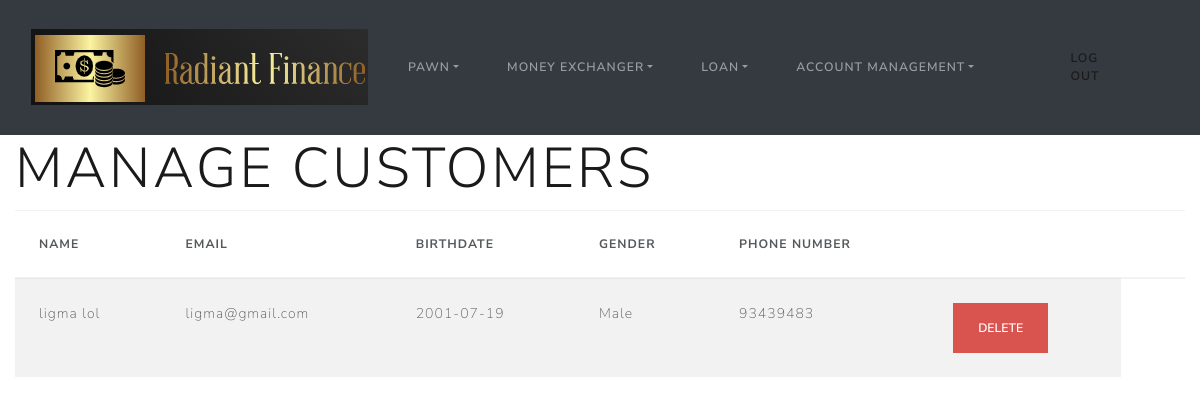
The app's page /manageCustomer (signed in) with its own data.
### __init__.py (models this page shows)
class User(db.Model, UserMixin):
    id = db.Column(db.Integer, primary_key=True)
    name = db.Column(db.String(20), nullable=False)
    gender = db.Column(db.String(1), nullable=False)
    phone = db.Column(db.String(8), nullable=False)
    birthdate = db.Column(db.Date, nullable=False)
    email = db.Column(db.String(30), nullable=False)
    password = db.Column(db.String(100), nullable=False)
    role = db.Column(db.Integer, nullable=False)
    passwordChange=db.Column(db.Date, nullable=False)

### __init__.py (the view)
@app.route('/manageCustomer', methods=['GET', 'POST'])
@login_required
def manage_customers():
    return render_template('manageCustomer.html', Users=User.query.all())

### __init__.py (called while the page is built)
@login_manager.user_loader
def load_user(user_id):
    return User.query.get(int(user_id))

### templates/manageCustomer.html (shortened to what this page needs)
{% extends "baseDashboard.html" %}
{% block content %}
<h1 class="display-4">Manage Customers</h1>
<div>
  <table class="table table-striped">
    <thead>
      <tr>
        <th>Name</th>
        <th>Email</th>
        <th>BirthDate</th>
        <th>gender</th>
        <th>Phone Number</th>
        <th></th>
        <th></th>
      </tr>
    </thead>
    <tbody>
      {% for User in Users %}
      {%if User.role==0%}
        <tr>
          <td>{{ User.name }}</td>
          <td>{{ User.email }}</td>
          <td>{{User.birthdate}}</td>
          {% if User.gender == "F" %}
            <td>Female</td>
          {% elif User.gender == "M" %}
            <td>Male</td>
          {% endif %}
          <td>{{User.phone}}</td>
        <td>
            <form action="{{url_for('delete_customer', id=User.id)}}" method="POST">
          <form type="button" class="btn btn-danger" data-bs-toggle="modal" data-bs-target="#myModal_{{User.id}}">
            <input type="submit" value="Delete" class="btn btn-danger">
          </form>
            </form>
          </td>
        </tr>
        {%endif%}
      {% endfor %}
    </tbody>
  </table>
</div>
{% endblock %}

### records on screen
User: name "ligma lol", email "ligma@gmail.com", birthdate "2001-07-19", gender "Male", phone "93439483"
